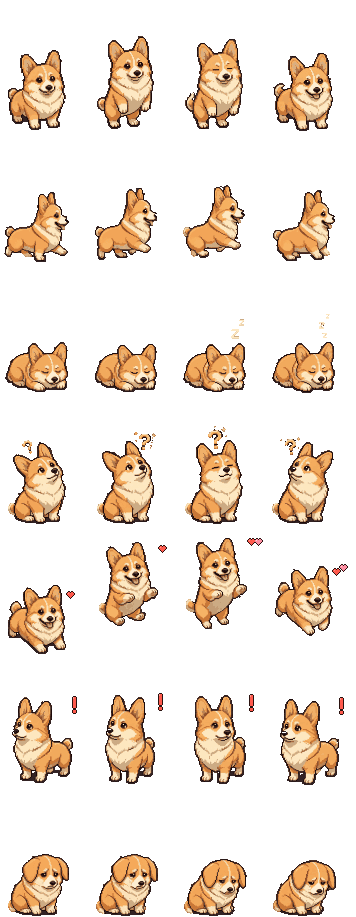
#> input picture packs/corgi/sheet.png, 356 x 917 px
$ python preview.py ../../packs/corgi/sheet.png ../../packs/corgi/sheet.png 3
#> lines starting #> are read from the running program, lines starting #| are printed output that depends on the picture
#!/usr/bin/env python3
"""Upscale a character sheet over a checkerboard for eyeballing: python preview.py packs/corgi/sheet.png out.png [scale]"""
import sys
from PIL import Image

src, dst = sys.argv[1], sys.argv[2]
scale = int(sys.argv[3]) if len(sys.argv) > 3 else 4
im = Image.open(src).convert("RGBA")
#> im is the input picture: PIL image 356x917 RGBA; mean R, G, B, A 70.7, 44.2, 31.8, 64
bg = Image.new("RGBA", im.size, (70, 90, 120, 255))
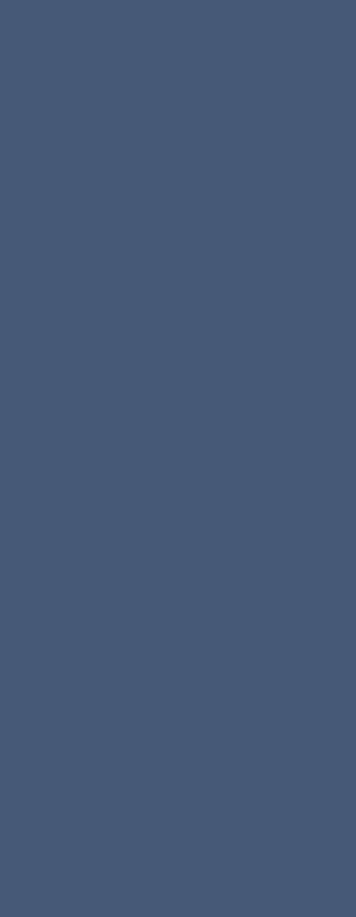
#> bg: PIL image 356x917 RGBA; mean R, G, B, A 70, 90, 120, 255
bg.alpha_composite(im)
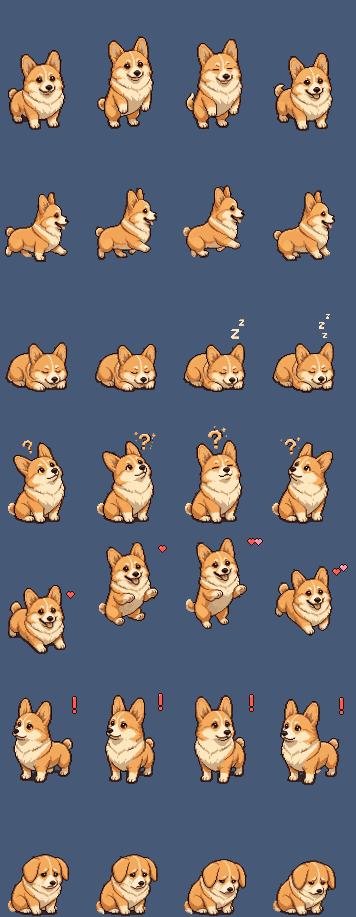
#> bg: PIL image 356x917 RGBA; mean R, G, B, A 101.4, 104.2, 114.9, 255
bg.resize((im.width * scale, im.height * scale), Image.NEAREST).save(dst)
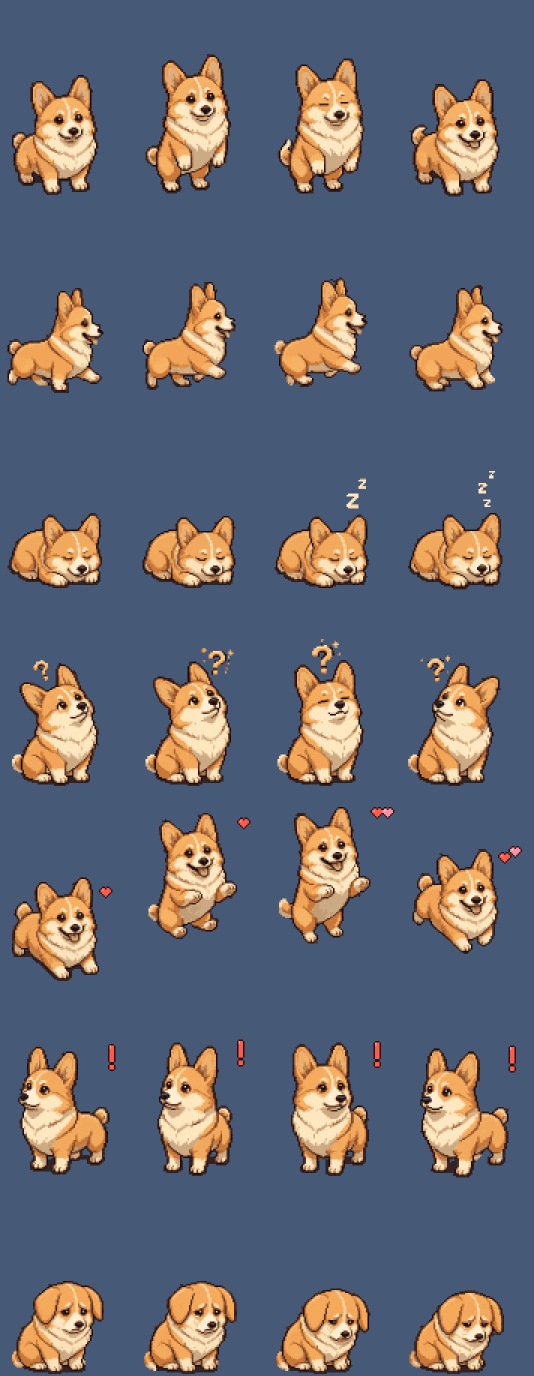
#> saved as sheet.png: PIL image 1068x2751 RGBA (shown at 1/2 size); mean R, G, B, A 101.4, 104.2, 114.9, 255
